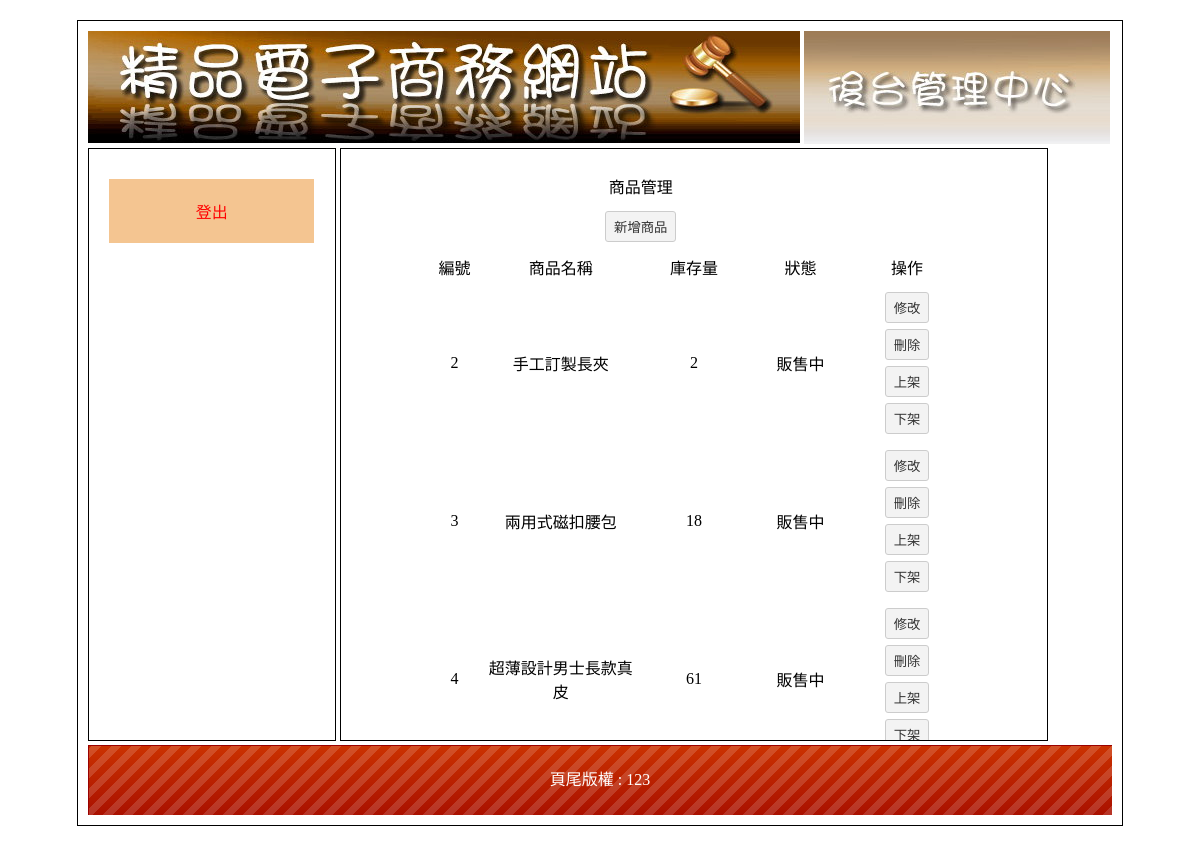
The page /admin.php?do=admin&redo=item on the database its author committed.
### tables this page shows
CREATE TABLE `item3` (
  `item3_seq` int(10) UNSIGNED NOT NULL,
  `item3_txt` text NOT NULL,
  `item3_type` text NOT NULL,
  `item3_price` int(10) NOT NULL,
  `item3_hm` int(10) NOT NULL,
  `item3_img` text NOT NULL,
  `item3_i1` int(10) NOT NULL,
  `item3_i2` int(10) NOT NULL,
  `item3_con` text NOT NULL,
  `item3_display` int(2) NOT NULL
);

CREATE TABLE `bot` (
  `bot_seq` int(10) UNSIGNED NOT NULL,
  `bot_txt` text NOT NULL
);

### item.php (the view, shortened to what this page needs)
<?php
$sql = "select * from item3";
$c1  = mysqli_query($link,$sql);
$c2  = mysqli_fetch_assoc($c1);
?>
<table width="80%" border="0" align="center" cellpadding="5" cellspacing="0">
  <tr>
    <td colspan="4" align="center" valign="middle">商品管理</td>
  </tr>
  <tr>
    <td colspan="4" align="center" valign="middle"><input type="button" value="新增商品" onclick="document.location.href='admin.php?do=admin&redo=itemadd'"></td>
  </tr>
  <tr>
    <td width="10%" align="center" valign="middle">編號</td>
    <td width="30%" align="center" valign="middle">商品名稱</td>
        <td width="20%" align="center" valign="middle">庫存量</td>
            <td width="20%" align="center" valign="middle">狀態</td>
                <td width="20%" align="center" valign="middle">操作</td>
  </tr>
  <?php do{ ?>
   <tr>
    <td width="10%" align="center" valign="middle"><?=$c2["item3_seq"]?></td>
    <td width="30%" align="center" valign="middle"><?=$c2["item3_txt"]?></td>
        <td width="20%" align="center" valign="middle"><?=$c2["item3_hm"]?></td>
            <td width="20%" align="center" valign="middle">
            <?php
            if($c2["item3_display"] == "1"){
                echo "販售中";
            }else{ echo "已下架"; }
            ?>
            </td>
                <td width="20%" align="center" valign="middle">
                <input type="button" value="修改" onclick="document.location.href='admin.php?do=admin&redo=itemup&seq=<?=$c2["item3_seq"]?>'">
                <input type="button" value="刪除" onclick="document.location.href='delete.php?table=item3&seq=<?=$c2["item3_seq"]?>'">
                <input type="button" value="上架" onclick="upup(1,<?=$c2["item3_seq"]?>)">
                <input type="button" value="下架" onclick="upup(2,<?=$c2["item3_seq"]?>)">
                </td>
  </tr>
  <?php }while($c2  = mysqli_fetch_assoc($c1)) ?>
</table>

### admin.php (shortened to what this page needs)
<?php include_once("head.php"); ?>
<!DOCTYPE html PUBLIC "-//W3C//DTD XHTML 1.0 Transitional//EN" "http://www.w3.org/TR/xhtml1/DTD/xhtml1-transitional.dtd">
<html xmlns="http://www.w3.org/1999/xhtml"><head><meta http-equiv="Content-Type" content="text/html; charset=UTF-8">
<link href="./home_files/css.css" rel="stylesheet" type="text/css">
</head>
<body>
	<div id="main">
    	<div id="top">
        	<a href="index.php">
            	<img src="./Manage Page_files/0416.jpg">
            </a>
                            <img src="./Manage Page_files/0417.jpg">
                   </div>
        <div id="left" class="ct">
        	<div style="min-height:400px;">
            	        	<a href="index.php" style="color:#f00;">登出</a>
                    </div>
                    </div>
        <div id="right" style="overflow:auto;">
		<?php include_once($relist[$redo]); ?>
        	        </div>
        <div id="bottom" style="line-height:70px; color:#FFF; background:url(icon/bot.png);" class="ct">
        	頁尾版權 :
			<?php
			    $sql = "select * from bot";
				$c1  = mysqli_query($link,$sql);
				$c2  = mysqli_fetch_assoc($c1);
				echo $c2["bot_txt"];
			?>
			 </div>
    </div>
</body></html>

### home_files/css.css (style rules this page uses)
body { font-family:"微軟正黑體"; }
#main { width:1024px; padding:10px; margin:20px auto 20px auto; border:#000 solid 1px; min-height:768px; }
#top a { color:#CE631C; text-decoration:none; }
#left { display:inline-block; width:20%; padding:2%; height:550px; vertical-align:top; border:#000 1px solid; overflow:auto; }
#left a { display:block; padding:20px 5px 20px 5px; text-decoration:none; background:#F4C591; margin:10px auto 10px auto; color:#65350A; }
.ct { text-align:center; }
#right { display:inline-block; width:65%; padding:2%; height:550px; border:#000 1px solid; overflow:auto; }
#bottom { height:70px; background:url(icon/bot.png); background-size:cover; }
input[type=text],input[type=password],input[type=submit],button,.button,input[type=reset],input[type=button],select，textarea,input[type=number] { background:#F3F3F3; border:#CCC 1px solid; border-radius:3px; padding:5px 8px 5px 8px; text-decoration:none; margin:3px; color:#333; }

### rows shown on the page
item3: item3_seq "2", item3_txt "手工訂製長夾", item3_hm "2", item3_display "販售中"
item3: item3_seq "3", item3_txt "兩用式磁扣腰包", item3_hm "18", item3_display "販售中"
item3: item3_seq "4", item3_txt "超薄設計男士長款真皮", item3_hm "61", item3_display "販售中"
bot: bot_txt "123"
